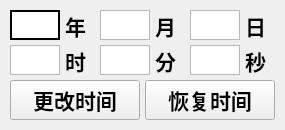
   <widget class="QFrame" name="FrameModifyTime">
    <property name="geometry">
     <rect>
      <x>0</x>
      <y>0</y>
      <width>285</width>
      <height>130</height>
     </rect>
    </property>
    <property name="styleSheet">
     <string notr="true">
</string>
    </property>
    <property name="frameShadow">
     <enum>QFrame::Plain</enum>
    </property>
    <widget class="QLabel" name="labelYear">
     <property name="geometry">
      <rect>
       <x>65</x>
       <y>10</y>
       <width>30</width>
       <height>30</height>
      </rect>
     </property>
     <property name="baseSize">
      <size>
       <width>0</width>
       <height>0</height>
      </size>
     </property>
     <property name="text">
      <string>&lt;html&gt;&lt;head/&gt;&lt;body&gt;&lt;p&gt;&lt;span style=&quot; font-size:16pt; font-weight:600;&quot;&gt;年&lt;/span&gt;&lt;/p&gt;&lt;/body&gt;&lt;/html&gt;</string>
     </property>
     <property name="textFormat">
      <enum>Qt::AutoText</enum>
     </property>
     <property name="scaledContents">
      <bool>true</bool>
     </property>
     <property name="wordWrap">
      <bool>false</bool>
     </property>
     <property name="margin">
      <number>4</number>
     </property>
     <property name="indent">
      <number>0</number>
     </property>
     <property name="openExternalLinks">
      <bool>false</bool>
     </property>
    </widget>
    <widget class="QTextEdit" name="textEditYear">
     <property name="geometry">
      <rect>
       <x>10</x>
       <y>10</y>
       <width>50</width>
       <height>30</height>
      </rect>
     </property>
     <property name="font">
      <font>
       <family>微软雅黑</family>
       <pointsize>11</pointsize>
       <weight>50</weight>
       <bold>false</bold>
      </font>
     </property>
     <property name="contextMenuPolicy">
      <enum>Qt::NoContextMenu</enum>
     </property>
     <property name="layoutDirection">
      <enum>Qt::RightToLeft</enum>
     </property>
     <property name="styleSheet">
      <string notr="true">QTextEdit {
    border: 2px solid black;
}</string>
     </property>
     <property name="verticalScrollBarPolicy">
      <enum>Qt::ScrollBarAlwaysOff</enum>
     </property>
     <property name="horizontalScrollBarPolicy">
      <enum>Qt::ScrollBarAlwaysOff</enum>
     </property>
     <property name="autoFormatting">
      <set>QTextEdit::AutoNone</set>
     </property>
     <property name="tabChangesFocus">
      <bool>true</bool>
     </property>
     <property name="lineWrapMode">
      <enum>QTextEdit::NoWrap</enum>
     </property>
     <property name="html">
      <string>&lt;!DOCTYPE HTML PUBLIC &quot;-//W3C//DTD HTML 4.0//EN&quot; &quot;http://www.w3.org/TR/REC-html40/strict.dtd&quot;&gt;
&lt;html&gt;&lt;head&gt;&lt;meta name=&quot;qrichtext&quot; content=&quot;1&quot; /&gt;&lt;style type=&quot;text/css&quot;&gt;
p, li { white-space: pre-wrap; }
&lt;/style&gt;&lt;/head&gt;&lt;body style=&quot; font-family:'微软雅黑'; font-size:11pt; font-weight:400; font-style:normal;&quot;&gt;
&lt;p style=&quot;-qt-paragraph-type:empty; margin-top:0px; margin-bottom:0px; margin-left:0px; margin-right:0px; -qt-block-indent:0; text-indent:0px;&quot;&gt;&lt;br /&gt;&lt;/p&gt;&lt;/body&gt;&lt;/html&gt;</string>
     </property>
     <property name="acceptRichText">
      <bool>true</bool>
     </property>
     <property name="placeholderText">
      <string/>
     </property>
    </widget>
    <widget class="QTextEdit" name="textEditMonth">
     <property name="enabled">
      <bool>true</bool>
     </property>
     <property name="geometry">
      <rect>
       <x>100</x>
       <y>10</y>
       <width>50</width>
       <height>30</height>
      </rect>
     </property>
     <property name="font">
      <font>
       <family>微软雅黑</family>
       <pointsize>11</pointsize>
       <weight>50</weight>
       <bold>false</bold>
      </font>
     </property>
     <property name="contextMenuPolicy">
      <enum>Qt::NoContextMenu</enum>
     </property>
     <property name="layoutDirection">
      <enum>Qt::RightToLeft</enum>
     </property>
     <property name="verticalScrollBarPolicy">
      <enum>Qt::ScrollBarAlwaysOff</enum>
     </property>
     <property name="horizontalScrollBarPolicy">
      <enum>Qt::ScrollBarAlwaysOff</enum>
     </property>
     <property name="lineWrapMode">
      <enum>QTextEdit::NoWrap</enum>
     </property>
     <property name="html">
      <string>&lt;!DOCTYPE HTML PUBLIC &quot;-//W3C//DTD HTML 4.0//EN&quot; &quot;http://www.w3.org/TR/REC-html40/strict.dtd&quot;&gt;
&lt;html&gt;&lt;head&gt;&lt;meta name=&quot;qrichtext&quot; content=&quot;1&quot; /&gt;&lt;style type=&quot;text/css&quot;&gt;
p, li { white-space: pre-wrap; }
&lt;/style&gt;&lt;/head&gt;&lt;body style=&quot; font-family:'微软雅黑'; font-size:11pt; font-weight:400; font-style:normal;&quot;&gt;
&lt;p style=&quot;-qt-paragraph-type:empty; margin-top:0px; margin-bottom:0px; margin-left:0px; margin-right:0px; -qt-block-indent:0; text-indent:0px;&quot;&gt;&lt;br /&gt;&lt;/p&gt;&lt;/body&gt;&lt;/html&gt;</string>
     </property>
    </widget>
    <widget class="QLabel" name="labelMonth">
     <property name="geometry">
      <rect>
       <x>155</x>
       <y>10</y>
       <width>30</width>
       <height>30</height>
      </rect>
     </property>
     <property name="text">
      <string>&lt;html&gt;&lt;head/&gt;&lt;body&gt;&lt;p&gt;&lt;span style=&quot; font-size:16pt; font-weight:600;&quot;&gt;月&lt;/span&gt;&lt;/p&gt;&lt;/body&gt;&lt;/html&gt;</string>
     </property>
     <property name="textFormat">
      <enum>Qt::AutoText</enum>
     </property>
     <property name="scaledContents">
      <bool>true</bool>
     </property>
     <property name="wordWrap">
      <bool>false</bool>
     </property>
     <property name="margin">
      <number>4</number>
     </property>
     <property name="indent">
      <number>0</number>
     </property>
     <property name="openExternalLinks">
      <bool>false</bool>
     </property>
    </widget>
    <widget class="QTextEdit" name="textEditDay">
     <property name="geometry">
      <rect>
       <x>190</x>
       <y>10</y>
       <width>50</width>
       <height>30</height>
      </rect>
     </property>
     <property name="font">
      <font>
       <family>微软雅黑</family>
       <pointsize>11</pointsize>
       <weight>50</weight>
       <bold>false</bold>
      </font>
     </property>
     <property name="contextMenuPolicy">
      <enum>Qt::NoContextMenu</enum>
     </property>
     <property name="layoutDirection">
      <enum>Qt::RightToLeft</enum>
     </property>
     <property name="verticalScrollBarPolicy">
      <enum>Qt::ScrollBarAlwaysOff</enum>
     </property>
     <property name="horizontalScrollBarPolicy">
      <enum>Qt::ScrollBarAlwaysOff</enum>
     </property>
     <property name="lineWrapMode">
      <enum>QTextEdit::NoWrap</enum>
     </property>
     <property name="html">
      <string>&lt;!DOCTYPE HTML PUBLIC &quot;-//W3C//DTD HTML 4.0//EN&quot; &quot;http://www.w3.org/TR/REC-html40/strict.dtd&quot;&gt;
&lt;html&gt;&lt;head&gt;&lt;meta name=&quot;qrichtext&quot; content=&quot;1&quot; /&gt;&lt;style type=&quot;text/css&quot;&gt;
p, li { white-space: pre-wrap; }
&lt;/style&gt;&lt;/head&gt;&lt;body style=&quot; font-family:'微软雅黑'; font-size:11pt; font-weight:400; font-style:normal;&quot;&gt;
&lt;p style=&quot;-qt-paragraph-type:empty; margin-top:0px; margin-bottom:0px; margin-left:0px; margin-right:0px; -qt-block-indent:0; text-indent:0px;&quot;&gt;&lt;br /&gt;&lt;/p&gt;&lt;/body&gt;&lt;/html&gt;</string>
     </property>
    </widget>
    <widget class="QLabel" name="labelDay">
     <property name="geometry">
      <rect>
       <x>245</x>
       <y>10</y>
       <width>30</width>
       <height>30</height>
      </rect>
     </property>
     <property name="text">
      <string>&lt;html&gt;&lt;head/&gt;&lt;body&gt;&lt;p&gt;&lt;span style=&quot; font-size:16pt; font-weight:600;&quot;&gt;日&lt;/span&gt;&lt;/p&gt;&lt;/body&gt;&lt;/html&gt;</string>
     </property>
     <property name="textFormat">
      <enum>Qt::AutoText</enum>
     </property>
     <property name="scaledContents">
      <bool>true</bool>
     </property>
     <property name="wordWrap">
      <bool>false</bool>
     </property>
     <property name="margin">
      <number>4</number>
     </property>
     <property name="indent">
      <number>0</number>
     </property>
     <property name="openExternalLinks">
      <bool>false</bool>
     </property>
    </widget>
    <widget class="QTextEdit" name="textEditHour">
     <property name="geometry">
      <rect>
       <x>10</x>
       <y>45</y>
       <width>50</width>
       <height>30</height>
      </rect>
     </property>
     <property name="font">
      <font>
       <family>微软雅黑</family>
       <pointsize>11</pointsize>
       <weight>50</weight>
       <bold>false</bold>
      </font>
     </property>
     <property name="contextMenuPolicy">
      <enum>Qt::NoContextMenu</enum>
     </property>
     <property name="lineWidth">
      <number>1</number>
     </property>
     <property name="verticalScrollBarPolicy">
      <enum>Qt::ScrollBarAlwaysOff</enum>
     </property>
     <property name="horizontalScrollBarPolicy">
      <enum>Qt::ScrollBarAlwaysOff</enum>
     </property>
     <property name="sizeAdjustPolicy">
      <enum>QAbstractScrollArea::AdjustIgnored</enum>
     </property>
     <property name="autoFormatting">
      <set>QTextEdit::AutoNone</set>
     </property>
     <property name="tabChangesFocus">
      <bool>true</bool>
     </property>
     <property name="lineWrapMode">
      <enum>QTextEdit::NoWrap</enum>
     </property>
     <property name="html">
      <string>&lt;!DOCTYPE HTML PUBLIC &quot;-//W3C//DTD HTML 4.0//EN&quot; &quot;http://www.w3.org/TR/REC-html40/strict.dtd&quot;&gt;
&lt;html&gt;&lt;head&gt;&lt;meta name=&quot;qrichtext&quot; content=&quot;1&quot; /&gt;&lt;style type=&quot;text/css&quot;&gt;
p, li { white-space: pre-wrap; }
&lt;/style&gt;&lt;/head&gt;&lt;body style=&quot; font-family:'微软雅黑'; font-size:11pt; font-weight:400; font-style:normal;&quot;&gt;
&lt;p style=&quot;-qt-paragraph-type:empty; margin-top:0px; margin-bottom:0px; margin-left:0px; margin-right:0px; -qt-block-indent:0; text-indent:0px;&quot;&gt;&lt;br /&gt;&lt;/p&gt;&lt;/body&gt;&lt;/html&gt;</string>
     </property>
     <property name="acceptRichText">
      <bool>true</bool>
     </property>
     <property name="cursorWidth">
      <number>1</number>
     </property>
    </widget>
    <widget class="QTextEdit" name="textEditMin">
     <property name="geometry">
      <rect>
       <x>100</x>
       <y>45</y>
       <width>50</width>
       <height>30</height>
      </rect>
     </property>
     <property name="font">
      <font>
       <family>微软雅黑</family>
       <pointsize>11</pointsize>
       <weight>50</weight>
       <bold>false</bold>
      </font>
     </property>
     <property name="contextMenuPolicy">
      <enum>Qt::NoContextMenu</enum>
     </property>
     <property name="verticalScrollBarPolicy">
      <enum>Qt::ScrollBarAlwaysOff</enum>
     </property>
     <property name="horizontalScrollBarPolicy">
      <enum>Qt::ScrollBarAlwaysOff</enum>
     </property>
     <property name="lineWrapMode">
      <enum>QTextEdit::NoWrap</enum>
     </property>
     <property name="html">
      <string>&lt;!DOCTYPE HTML PUBLIC &quot;-//W3C//DTD HTML 4.0//EN&quot; &quot;http://www.w3.org/TR/REC-html40/strict.dtd&quot;&gt;
&lt;html&gt;&lt;head&gt;&lt;meta name=&quot;qrichtext&quot; content=&quot;1&quot; /&gt;&lt;style type=&quot;text/css&quot;&gt;
p, li { white-space: pre-wrap; }
&lt;/style&gt;&lt;/head&gt;&lt;body style=&quot; font-family:'微软雅黑'; font-size:11pt; font-weight:400; font-style:normal;&quot;&gt;
&lt;p style=&quot;-qt-paragraph-type:empty; margin-top:0px; margin-bottom:0px; margin-left:0px; margin-right:0px; -qt-block-indent:0; text-indent:0px;&quot;&gt;&lt;br /&gt;&lt;/p&gt;&lt;/body&gt;&lt;/html&gt;</string>
     </property>
    </widget>
    <widget class="QTextEdit" name="textEditSecond">
     <property name="geometry">
      <rect>
       <x>190</x>
       <y>45</y>
       <width>50</width>
       <height>30</height>
      </rect>
     </property>
     <property name="font">
      <font>
       <family>微软雅黑</family>
       <pointsize>11</pointsize>
       <weight>50</weight>
       <bold>false</bold>
      </font>
     </property>
     <property name="contextMenuPolicy">
      <enum>Qt::NoContextMenu</enum>
     </property>
     <property name="styleSheet">
      <string notr="true">border-color: rgb(0, 0, 0);</string>
     </property>
     <property name="verticalScrollBarPolicy">
      <enum>Qt::ScrollBarAlwaysOff</enum>
     </property>
     <property name="horizontalScrollBarPolicy">
      <enum>Qt::ScrollBarAlwaysOff</enum>
     </property>
     <property name="lineWrapMode">
      <enum>QTextEdit::NoWrap</enum>
     </property>
     <property name="html">
      <string>&lt;!DOCTYPE HTML PUBLIC &quot;-//W3C//DTD HTML 4.0//EN&quot; &quot;http://www.w3.org/TR/REC-html40/strict.dtd&quot;&gt;
&lt;html&gt;&lt;head&gt;&lt;meta name=&quot;qrichtext&quot; content=&quot;1&quot; /&gt;&lt;style type=&quot;text/css&quot;&gt;
p, li { white-space: pre-wrap; }
&lt;/style&gt;&lt;/head&gt;&lt;body style=&quot; font-family:'微软雅黑'; font-size:11pt; font-weight:400; font-style:normal;&quot;&gt;
&lt;p style=&quot;-qt-paragraph-type:empty; margin-top:0px; margin-bottom:0px; margin-left:0px; margin-right:0px; -qt-block-indent:0; text-indent:0px; font-family:',微软雅黑';&quot;&gt;&lt;br /&gt;&lt;/p&gt;&lt;/body&gt;&lt;/html&gt;</string>
     </property>
    </widget>
    <widget class="QLabel" name="labelHour">
     <property name="geometry">
      <rect>
       <x>65</x>
       <y>45</y>
       <width>30</width>
       <height>30</height>
      </rect>
     </property>
     <property name="baseSize">
      <size>
       <width>0</width>
       <height>0</height>
      </size>
     </property>
     <property name="text">
      <string>&lt;html&gt;&lt;head/&gt;&lt;body&gt;&lt;p&gt;&lt;span style=&quot; font-size:16pt; font-weight:600;&quot;&gt;时&lt;/span&gt;&lt;/p&gt;&lt;/body&gt;&lt;/html&gt;</string>
     </property>
     <property name="textFormat">
      <enum>Qt::AutoText</enum>
     </property>
     <property name="scaledContents">
      <bool>true</bool>
     </property>
     <property name="wordWrap">
      <bool>false</bool>
     </property>
     <property name="margin">
      <number>4</number>
     </property>
     <property name="indent">
      <number>0</number>
     </property>
     <property name="openExternalLinks">
      <bool>false</bool>
     </property>
    </widget>
    <widget class="QLabel" name="labelMinute">
     <property name="geometry">
      <rect>
       <x>155</x>
       <y>45</y>
       <width>30</width>
       <height>30</height>
      </rect>
     </property>
     <property name="baseSize">
      <size>
       <width>0</width>
       <height>0</height>
      </size>
     </property>
     <property name="text">
      <string>&lt;html&gt;&lt;head/&gt;&lt;body&gt;&lt;p&gt;&lt;span style=&quot; font-size:16pt; font-weight:600;&quot;&gt;分&lt;/span&gt;&lt;/p&gt;&lt;/body&gt;&lt;/html&gt;</string>
     </property>
     <property name="textFormat">
      <enum>Qt::AutoText</enum>
     </property>
     <property name="scaledContents">
      <bool>true</bool>
     </property>
     <property name="wordWrap">
      <bool>false</bool>
     </property>
     <property name="margin">
      <number>4</number>
     </property>
     <property name="indent">
      <number>0</number>
     </property>
     <property name="openExternalLinks">
      <bool>false</bool>
     </property>
    </widget>
    <widget class="QLabel" name="labelSecond">
     <property name="geometry">
      <rect>
       <x>245</x>
       <y>45</y>
       <width>30</width>
       <height>30</height>
      </rect>
     </property>
     <property name="baseSize">
      <size>
       <width>0</width>
       <height>0</height>
      </size>
     </property>
     <property name="text">
      <string>&lt;html&gt;&lt;head/&gt;&lt;body&gt;&lt;p&gt;&lt;span style=&quot; font-size:16pt; font-weight:600;&quot;&gt;秒&lt;/span&gt;&lt;/p&gt;&lt;/body&gt;&lt;/html&gt;</string>
     </property>
     <property name="textFormat">
      <enum>Qt::AutoText</enum>
     </property>
     <property name="scaledContents">
      <bool>true</bool>
     </property>
     <property name="wordWrap">
      <bool>false</bool>
     </property>
     <property name="margin">
      <number>4</number>
     </property>
     <property name="indent">
      <number>0</number>
     </property>
     <property name="openExternalLinks">
      <bool>false</bool>
     </property>
    </widget>
    <widget class="QPushButton" name="ButtonModifyTime">
     <property name="enabled">
      <bool>true</bool>
     </property>
     <property name="geometry">
      <rect>
       <x>10</x>
       <y>80</y>
       <width>130</width>
       <height>40</height>
      </rect>
     </property>
     <property name="font">
      <font>
       <family>微软雅黑</family>
       <pointsize>16</pointsize>
       <weight>75</weight>
       <bold>true</bold>
      </font>
     </property>
     <property name="styleSheet">
      <string notr="true"/>
     </property>
     <property name="text">
      <string>更改时间</string>
     </property>
     <property name="iconSize">
      <size>
       <width>32</width>
       <height>32</height>
      </size>
     </property>
    </widget>
    <widget class="QPushButton" name="ButtonRecoverTime">
     <property name="geometry">
      <rect>
       <x>145</x>
       <y>80</y>
       <width>130</width>
       <height>40</height>
      </rect>
     </property>
     <property name="font">
      <font>
       <family>微软雅黑</family>
       <pointsize>16</pointsize>
       <weight>75</weight>
       <bold>true</bold>
      </font>
     </property>
     <property name="text">
      <string>恢复时间</string>
     </property>
     <property name="iconSize">
      <size>
       <width>32</width>
       <height>32</height>
      </size>
     </property>
    </widget>
   </widget>
